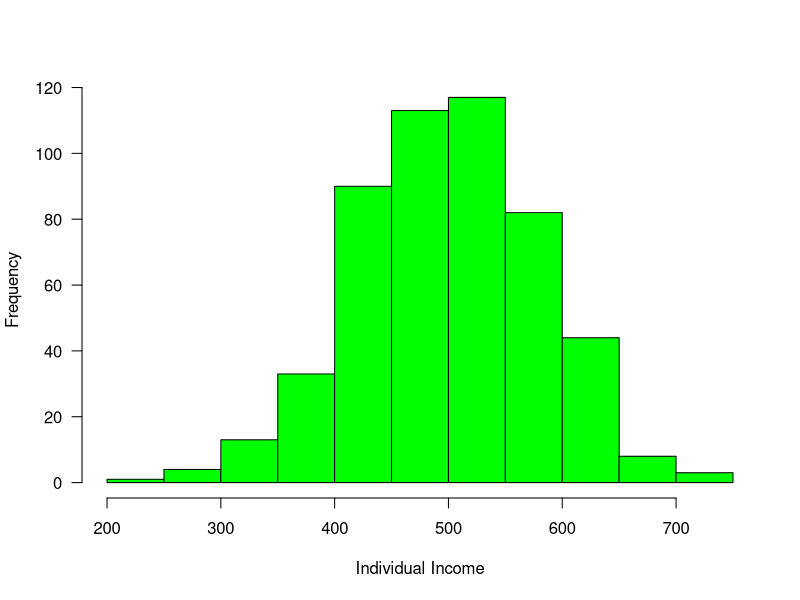
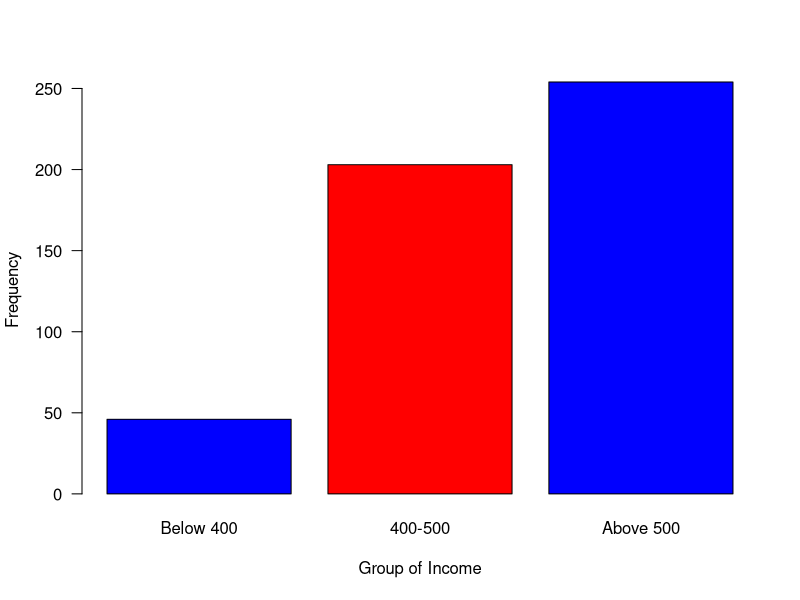

Write the R code that produced these figures, in order.
## ---- chunk 1
2+3
## ---- chunk 2
10-4
## ---- chunk 3
23*2
## ---- chunk 4
8/2
## ---- chunk 5
5^2
## ---- chunk 6
5%%3
## ---- chunk 7
5%%5


## ---- chunk 8
5-3+8/2*3
## ---- chunk 9
x = 5
x^2
## ---- chunk 10
days= c("Monday", "Tuesday", "Wednesday")
speed  = c(128, 158, 89)
## ---- chunk 11
data = rnorm(25)
sum(data)
sd(data)
mean(data)
median(data)
## ---- chunk 12
## install.packages("ggplot2")
## install.packages("dplyr")
## install.packages("lubridate")
## install.packages("factoextra")
## install.packages("readxl")
## install.packages("kableextra")
## install.packages("haven")
## install.packages("readr")
## ---- chunk 13
require(dplyr)
library(readr)
require(lubridate)
library(readxl)
require(haven)
library(ggplot2)
require(kableExtra)

## ---- chunk 14
rm(list = ls())
graphics.off()
## ---- chunk 15
aa = c(20,68,78,50)
## ---- chunk 16
is.integer(aa)

## ---- chunk 17
class(aa)

## ---- chunk 18
class(as.integer(aa))
## ---- chunk 19
bb = c(12.5, 45.68, 2.65)
class(bb)
is.numeric(bb)
## ---- chunk 20
kata = c("Dege", "Mchikichini", "Mwembe Mdogo", "Cheka")
class(kata)
## ---- chunk 21
sex = c("Male", "Female", "Male", "Male", "Female")
sex = as.factor(sex)
class(sex)

levels(sex)

## ---- chunk 22

levels(sex)

levels(kata)
## ---- chunk 23

income = rnorm(n = 508, mean = 500, sd = 80)
hist(income, col = "green", main = "", las = 1, xlab = "Individual Income")
#mosaic::plotDist(dist = "norm", mean = 500, sd = 80)

## ---- chunk 24
group = cut(income, breaks = c(300,400,500,800),
            labels = c("Below 400", "400-500", "Above 500"))
is.factor(group)
levels(group)
## ---- chunk 25

barplot(table(group), las = 1, horiz = FALSE, col = c("blue", "red", "blue"), ylab = "Frequency", xlab = "Group of Income")
## ---- chunk 26
data = data.frame(group, income)
## ---- chunk 27
id = c(1,2,3,4,5)
people = c(158,659,782,659,759)
street = c("Dege", "Mchikichini", "Mwembe Mdogo", "Mwongozo",  "Cheka")
## ---- chunk 28
id[5]
people[5]
street[5]
## ---- chunk 29
street[2:4]
## ---- chunk 30
id[6] = 6
people[6] = 578
street[6] = "Mwongozo"
## ---- chunk 31
people[1] = 750
## ---- chunk 32
length(people)
## ---- chunk 33
# create vectors
Name  = c('Bob','Jeff','Mary')
Score = c(90, 75, 92)

dt = data.frame(Name, Score)
## ---- chunk 34
dt %>% 
  kable("html",caption = "Variables in the data frame", align = "c") %>%
  column_spec(column = 1:2, width = "4cm")
## ---- chunk 35
dt$Name
dt[,1]
## ---- chunk 36
dt$Score
dt[,2]
## ---- chunk 37
data(longley)

longley %>% 
  kable(caption = "Longleys' Economic dataset", align = "c", row.names = F) %>%
  column_spec(1:7, width = "3cm")
  
## ---- chunk 38
id  = c(1,2,3,4,5,6,7,8,9,10)

time = ymd_hms(c("2018-11-20 06:35:25 EAT", "2018-11-20 06:52:05 EAT", 
                 "2018-11-20 07:08:45 EAT", "2018-11-20 07:25:25 EAT", 
                 "2018-11-20 07:42:05 EAT", "2018-11-20 07:58:45 EAT", 
                 "2018-11-20 08:15:25 EAT", "2018-11-20 08:32:05 EAT", 
                 "2018-11-20 08:48:45 EAT", "2018-11-20 09:05:25 EAT"), tz = "")

distance = c(20, 85, 45, 69, 42,  52, 6, 45, 36, 7)
## ---- chunk 39
arrival = data.frame(id, time, distance)
## ---- chunk 40

arrival %>% 
  kable("html", col.names = c("IDs", "Time", "Distance"),
        caption = "The time employees enter into the office with the distance from their residential areas to the office") %>%
  column_spec(column = 1:3, width = "4cm")
## ---- chunk 41
test <- c('red','red','blue','yellow','blue','green')
## ---- chunk 42
Name <- c('Adam','Benjamin','Caleb','Daniel','Ephriam', 'Frank','Gideon')
GPA <- c(3.2, 3.8, 2.6, 2.3, 3.4, 3.7, 4.0)
Major <- c('Math','Forestry','Biology','Forestry','Forestry','Math','Forestry')

## ---- chunk 43
Girth = c(8.3, 8.6, 8.8, 10.5, 10.7, 10.8, 11.0)
Height= c(70, 65, 63, 72, 81, 83, 66)
Volume= c(10.3, 10.3, 10.2, 16.4, 18.8, 19.7, 15.6)
